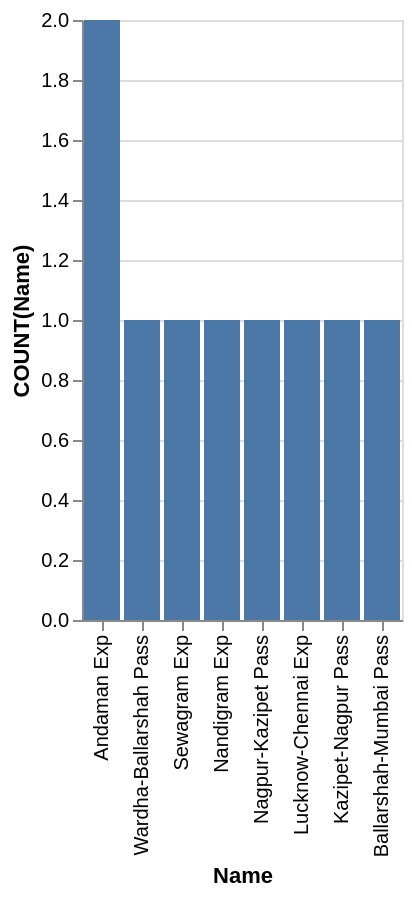

This figure's Vega-Lite source:
### Vega-Lite specification from a JSON file in a GitHub repository (floating-point values rounded to 4 significant figures)
{"data": {"values": [{"x_data": "Andaman Exp", "y_data": 2}, {"x_data": "Wardha-Ballarshah Pass", "y_data": 1}, {"x_data": "Sewagram Exp", "y_data": 1}, {"x_data": "Nandigram Exp", "y_data": 1}, {"x_data": "Nagpur-Kazipet Pass", "y_data": 1}, {"x_data": "Lucknow-Chennai Exp", "y_data": 1}, {"x_data": "Kazipet-Nagpur Pass", "y_data": 1}, {"x_data": "Ballarshah-Mumbai Pass", "y_data": 1}]}, "mark": "bar", "encoding": {"x": {"field": "x_data", "type": "nominal", "title": "Name", "sort": {"op": "sum", "field": "y_data", "order": "descending"}}, "y": {"field": "y_data", "type": "quantitative", "title": "COUNT(Name)"}}}
